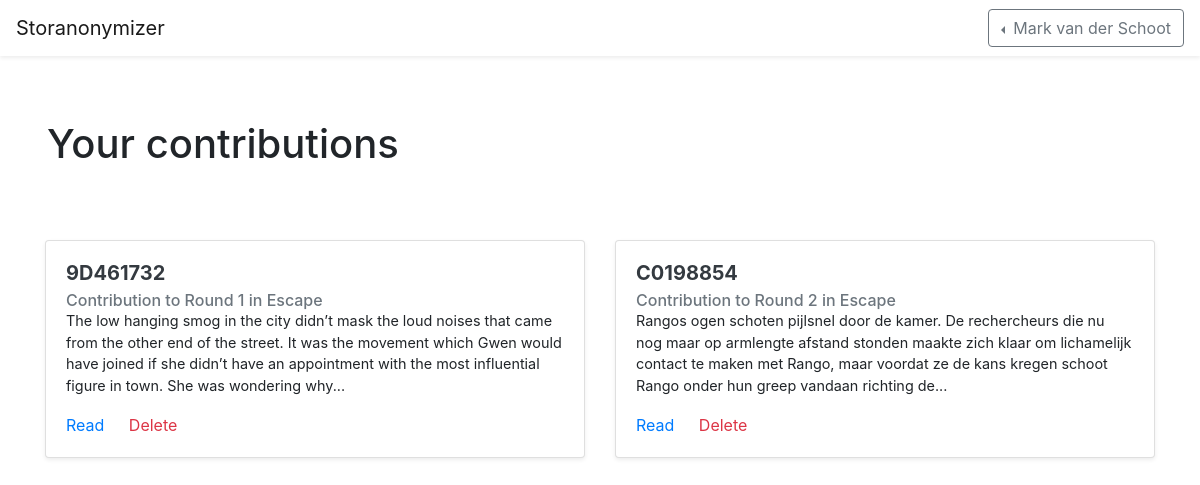
/my/contributions (signed in), run on an earlier commit of the app's database.
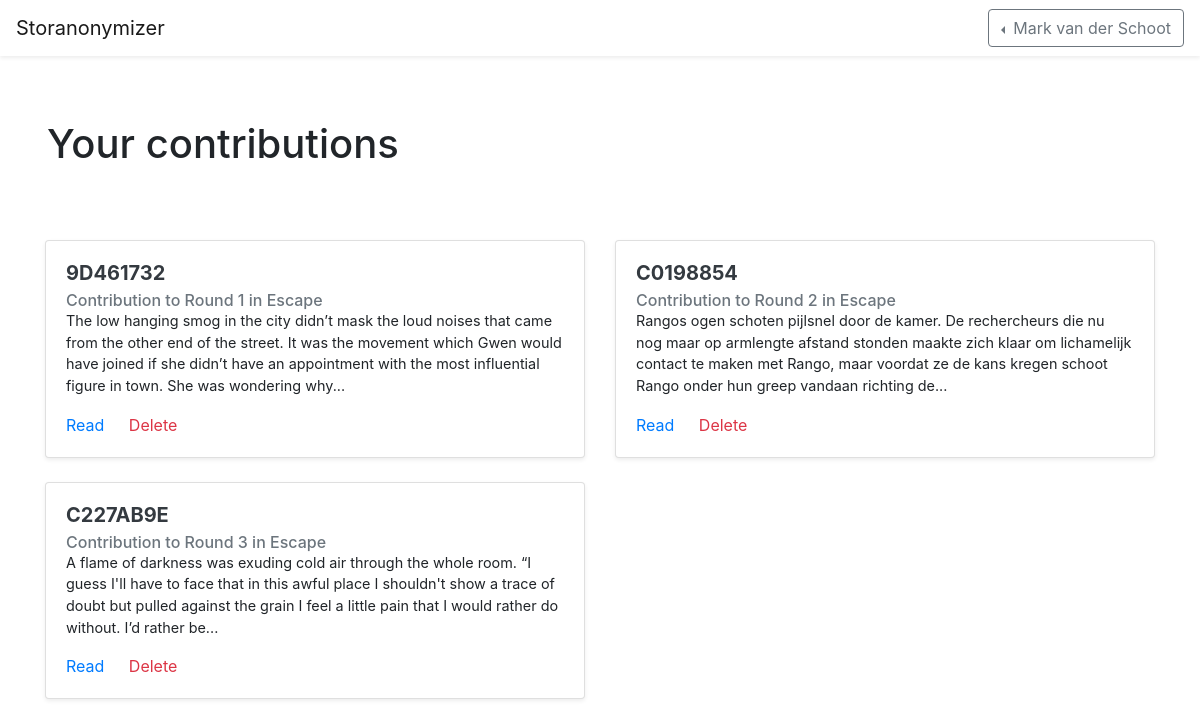
And on a later commit of the database.
### storanonymizer/models.py (models this page shows, shortened)
class User(db.Model):
	id = db.Column(db.Integer, primary_key=True)
	name = db.Column(db.String(80), unique=True)
	password_hash = db.Column(db.String(1024))
	stories = db.relationship("Story", backref="user", lazy="select")
	contributions = db.relationship("Contribution", backref="author", lazy="select")
	votes = db.relationship("Vote", backref="user", lazy="select")

class Contribution(db.Model):
	id = db.Column(db.Integer, primary_key=True)
	code = db.Column(db.String(), unique=True)
	text = db.Column(db.Text())
	votes = db.relationship("Vote", backref="contribution", lazy="select")
	author_id = db.Column(db.Integer, db.ForeignKey("user.id"))
	round_id = db.Column(db.Integer, db.ForeignKey("round.id"))

class Round(db.Model):
	id = db.Column(db.Integer, primary_key=True)
	name = db.Column(db.String())
	code = db.Column(db.String(), unique=True)
	contributions = db.relationship("Contribution", backref="round", lazy="select")
	votes = db.relationship("Vote", backref="round", lazy="select")
	winning_contribution_id = db.Column(db.String())
	story_id = db.Column(db.Integer, db.ForeignKey("story.id"))
	public_authors = db.Column(db.Boolean(), default=False)
	public_contributions = db.Column(db.Boolean(), default=False)
	voting = db.Column(db.Boolean(), default=False)
	public_votes = db.Column(db.Boolean(), default=False)

class Story(db.Model):
	id = db.Column(db.Integer, primary_key=True)
	code = db.Column(db.String(), unique=True)
	name = db.Column(db.String())
	user_id = db.Column(db.Integer, db.ForeignKey("user.id"))
	rounds = db.relationship("Round", backref="story", lazy="select")

### storanonymizer/views.py (the view)
@app.route("/my/contributions")
@login_required
def my_contributions():
	contributions = current_user.contributions
	return render_template("mycontributions.html", contributions=contributions)

### storanonymizer/auth.py (called while the page is built)
@lm.user_loader
def load_user(user_id):
	return models.User.query.get(int(user_id))

### storanonymizer/templates/mycontributions.html (shortened to what this page needs)
{% extends "base.html" %}
{% block content %}
<div class="jumbotron bg-white mb-0">
	<div class="container">
		<h1>Your contributions</h1>
	</div>
</div>
<div class="container">
	<div class="row">
		{% for c in contributions %}
		<div class="col-12 col-md-6 mb-4">
			<div class="card shadow-sm">
				<div class="card-body">
					<h5 class="card-title"><a class="text-dark font-weight-bold" href="{{ url_for('contribution', contribution_code=c.code) }}">
						{{ c.code }}</a>
					</h5>
					<h6 class="card-subtitle text-secondary">Contribution to {{ c.round.name }} in {{ c.round.story.name }}</h6>
					<p class="card-text" style="font-size: 0.9rem;">{{ c.text|truncate|safe }}</p>
					<a href="{{ url_for('contribution', contribution_code=c.code) }}" class="card-link">Read</a>
					<a href="{{ url_for('delete_contribution', contribution_code=c.code) }}" class="card-link text-danger">Delete</a>
				</div>
			</div>
		</div>
		{% else %}
		<h6 class="alert alert-light text-center">You have made no contributions yet!</h6>
		{% endfor %}
	</div>
</div>
{% endblock %}

### storanonymizer/templates/base.html (shortened to what this page needs)
<!doctype html>
<html lang="en">
	<head>
		<link rel="stylesheet" href="https://stackpath.bootstrapcdn.com/bootstrap/4.2.1/css/bootstrap.min.css">
	</head>
	<body>
		<nav class="navbar navbar-light bg-white shadow-sm">
			<a href="{{ url_for('index') }}" class="navbar-brand">Storanonymizer</a>
			<div class="dropdown dropleft">
				{% if current_user.is_authenticated %}
				<button class="btn btn-outline-secondary dropdown-toggle" type="button" id="userMenu" data-toggle="dropdown" aria-haspopup="true" aria-expanded="false">
					{{ current_user.name }}
				</button>
				{% else %}
				<div>
					<a class="btn btn-outline-dark" href="{{ url_for('register') }}">Sign up</a>
					<a class="btn btn-primary" href="{{ url_for('login') }}">Login</a>
				</div>
				{% endif %}
			</div>
		</nav>
		{% block content %}{% endblock %}
	</body>
</html>

What changed in the data, as far as the page shows it:
added Contribution: code "C227AB9E", round.name "Round 3", round.story.name "Escape", text "A flame of darkness was exuding cold air through the whole room. “I guess I'll have to face that in this awful place I shouldn't show a trace of doubt but pulled against the grain I feel a little pain that I would rather do without. I’d rather be..."
